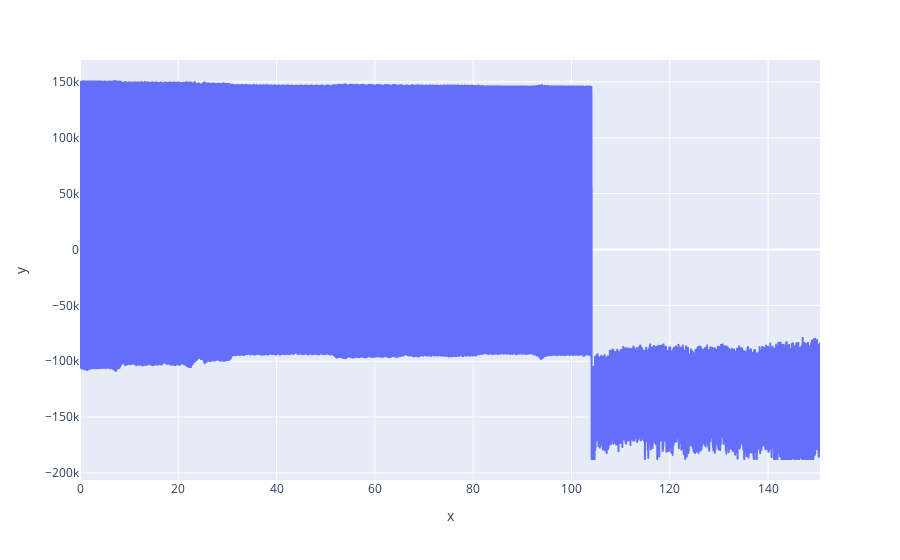
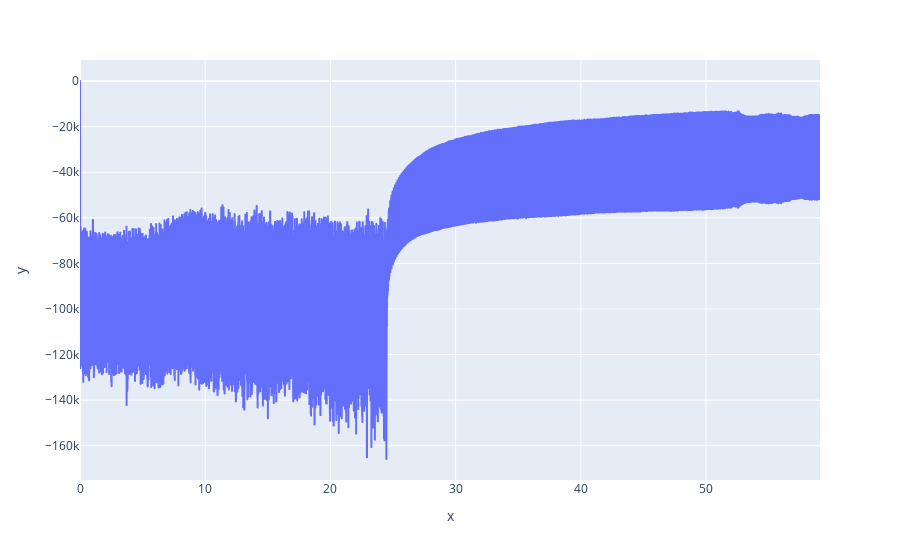

Notebook cell for these charts, in order:
### Code cell
interact(plot_sinal, arquivo=csv_files, canal=canais)

### Figure 1 — Plotly figure (JSON) as saved in the notebook; plotly's stock layout.template omitted (floating-point values rounded to 4 significant figures; data arrays with more than 128 entries replaced by an {"elided": "..."} marker saying what was removed)
{"data": [{"hovertemplate": "x=%{x}<br>y=%{y}<extra></extra>", "legendgroup": "", "line": {"color": "#636efa", "dash": "solid"}, "marker": {"symbol": "circle"}, "mode": "lines", "name": "", "showlegend": false, "type": "scattergl", "x": {"elided": "37596 float values"}, "xaxis": "x", "y": {"elided": "37596 float values"}, "yaxis": "y"}], "layout": {"legend": {"tracegroupgap": 0}, "margin": {"t": 60}, "xaxis": {"anchor": "y", "domain": [0, 1], "title": {"text": "x"}}, "yaxis": {"anchor": "x", "domain": [0, 1], "title": {"text": "y"}}}}

### Figure 2 — Plotly figure (JSON) as saved in the notebook; plotly's stock layout.template omitted (floating-point values rounded to 4 significant figures; data arrays with more than 128 entries replaced by an {"elided": "..."} marker saying what was removed)
{"data": [{"hovertemplate": "x=%{x}<br>y=%{y}<extra></extra>", "legendgroup": "", "line": {"color": "#636efa", "dash": "solid"}, "marker": {"symbol": "circle"}, "mode": "lines", "name": "", "showlegend": false, "type": "scattergl", "x": {"elided": "14788 float values"}, "xaxis": "x", "y": {"elided": "14788 float values"}, "yaxis": "y"}], "layout": {"legend": {"tracegroupgap": 0}, "margin": {"t": 60}, "xaxis": {"anchor": "y", "domain": [0, 1], "title": {"text": "x"}}, "yaxis": {"anchor": "x", "domain": [0, 1], "title": {"text": "y"}}}}
